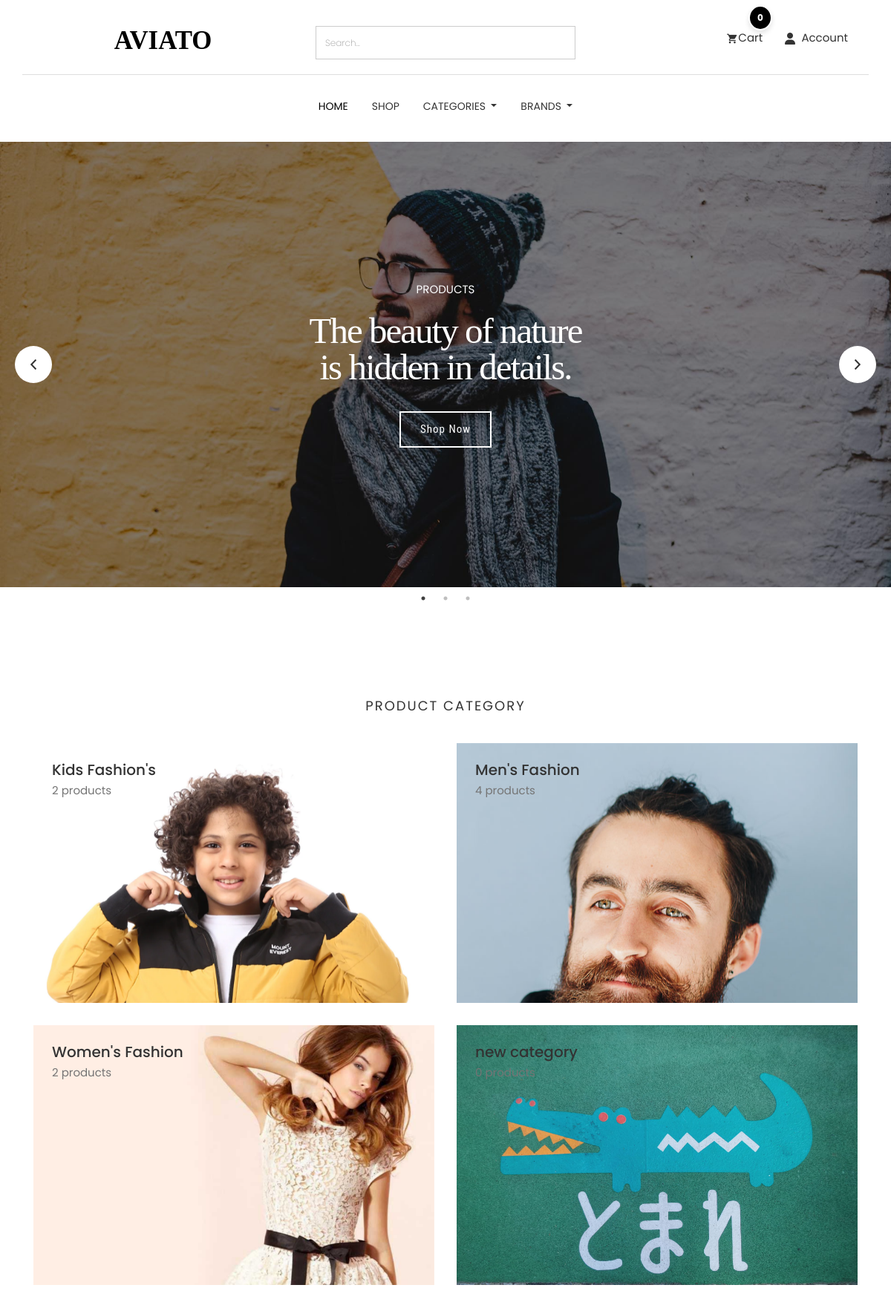
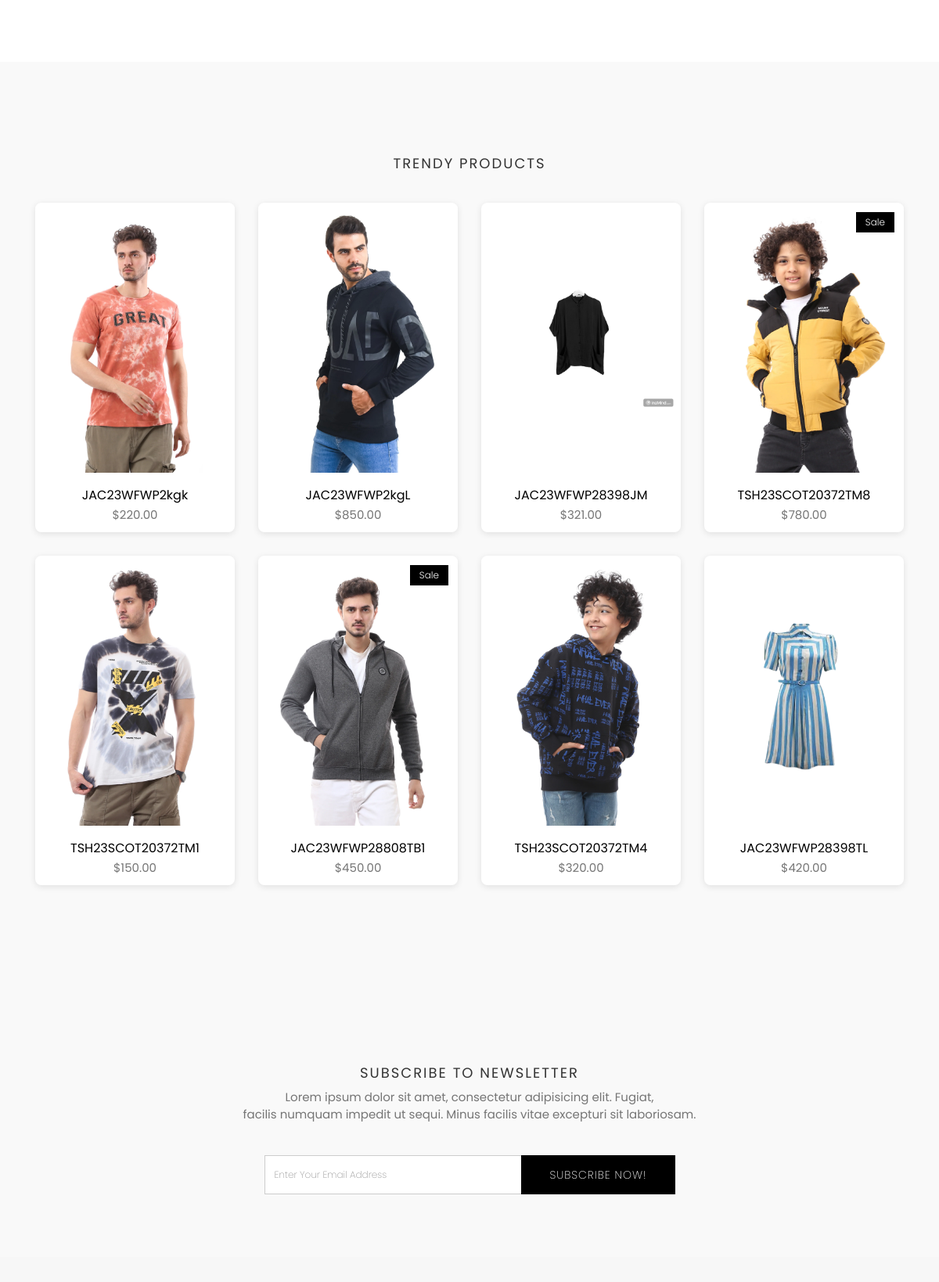
The page / (upper part) on the database its author committed (2 pictures, top to bottom).
### category/models.py (models this page shows, shortened)
class Category(models.Model):
    id = models.UUIDField(primary_key=True, default=uuid.uuid4, editable=False)
    name = models.CharField(max_length=255, unique=True)
    description = models.TextField(blank=True, null=True)
    image = models.ImageField(null=True,blank=True,upload_to='category-image/')
    class Meta:
        verbose_name = "Category"
        verbose_name_plural = "Categories"
        ordering = ['name']  # Categories will be ordered alphabetically by name.
    def product_count(self):
        return self.subcategories.aggregate(count=models.Count('product_subcategory'))['count'] or 0

### store/models.py (models this page shows, shortened)
class Product(models.Model):
    id = models.UUIDField(primary_key=True, default=uuid.uuid4, editable=False)
    name = models.CharField(unique=True, max_length=50)
    image = models.ImageField(upload_to='product/')
    stock = models.IntegerField(default=1)
    price = models.DecimalField(max_digits=10, decimal_places=2, default=Decimal('0.00'))
    description = models.TextField(max_length=10000, blank=True)
    created_at = models.DateTimeField(default=timezone.now)
    modified_date = models.DateTimeField(auto_now=True)
    slug = models.SlugField(null=True, blank=True, unique=True)
    views = models.PositiveIntegerField(default=0)
    is_available = models.BooleanField(default=True)
    on_sale = models.BooleanField(default=False)
    PRDBrand = models.ForeignKey('Brand', related_name='product_brand', on_delete=models.CASCADE, blank=True, null=True, verbose_name="Brand")
    like = models.ManyToManyField(User, blank=True, related_name='product_favourite')
    category = models.ForeignKey(Subcategory, related_name='product_subcategory', verbose_name="Subcategory", null=True, blank=True, on_delete=models.CASCADE)
    class Meta:
        ordering = ['-created_at']
        verbose_name = "Product"
        verbose_name_plural = "Products"

### settings/views.py (the view)
# urls.py: path('' , views.home , name='home'),
def home(request):
    products = Product.objects.all().order_by('-views')
    context = {
        'products':products
    }
    return render(request,'home.html',context)

### cart/cart_utils.py (called while the page is built)
def _cart_id(request):
    cart = request.session.session_key
    if not cart:
        cart = request.session.create()
    return cart

### category/category_context.py (called while the page is built)
def nav_links(request):
    categories_nav = Category.objects.all()
    subcategories_nav = Subcategory.objects.all()
    brands_nav = Brand.objects.all()
    context = {
        'categories_nav':categories_nav,
        'brands_nav':brands_nav,
        'subcategories_nav':subcategories_nav,
    }
    return context

### category/models.py (called while the page is built)
    def get_url(self):
        return reverse('products_by_subcategory',args=[self.id])

### store/models.py (called while the page is built)
    def get_url(self):
        return reverse('products_by_brand',args=[self.id])

    def __str__(self):
        return self.name

### settings/templates/home.html (shortened to what this page needs)
{% extends "base.html" %}
{% load static %}
{% block body %}
<div class="hero-slider">
  <div class="slider-item th-fullpage hero-area" style="background-image: url({% static 'images/slider/slider-1.jpg' %});">
    <div class="container">
      <div class="row">
        <div class="col-lg-8 text-center">
          <p data-duration-in=".3" data-animation-in="fadeInUp" data-delay-in=".1">PRODUCTS</p>
          <h1 data-duration-in=".3" data-animation-in="fadeInUp" data-delay-in=".5">The beauty of nature <br> is hidden in details.</h1>
          <a data-duration-in=".3" data-animation-in="fadeInUp" data-delay-in=".8" class="btn" href="{% url 'product_list' %}">Shop Now</a>
        </div>
      </div>
    </div>
  </div>
</div>
<section class="product-category section">
    <div class="container">
        <div class="row">
            <div class="col-md-12">
                <div class="title text-center">
                    <h2>Product Category</h2>
                </div>
            </div>
            {% for category in categories_nav %}
            <div class="col-md-6">
                <div class="category-box">
                    <a href="{% url 'products_by_category' category.id %}">
                        <img src="{% if category.image %}{{ category.image.url }}{% endif %}" alt="{{ category.name }}" />
                        <div class="content">
                            <h3>{{ category.name }}</h3>
                            <p>{{ category.product_count }} products</p>
                        </div>
                    </a>
                </div>
            </div>
            {% endfor %}
        </div>
    </div>
</section>
<section class="products section bg-gray">
	<div class="container">
		<div class="row">
			<div class="title text-center">
				<h2>Trendy Products</h2>
			</div>
		</div>
		<div class="row">
            {% for product in products %}
			<div class="col-md-3">
				<div class="product-item">
					<div class="product-thumb">
                        {% if product.on_sale %}
						<span class="bage">Sale</span>
                        {% endif %}
						<img class="img-responsive" src="{{product.image.url}}" alt="product-img" />
					</div>
					<div class="product-content">
						<h4><a href="{% url 'product_details' product.id %}">{{product.name}}</a></h4>
						<p class="price">${{product.price}}</p>
					</div>
				</div>
			</div>
			{% endfor %}
		</div>
	</div>
</section>
<section class="call-to-action bg-gray section">
	<div class="container">
		<div class="row">
			<div class="col-md-12 text-center">
				<div class="title">
					<h2>SUBSCRIBE TO NEWSLETTER</h2>
					<p>Lorem ipsum dolor sit amet, consectetur adipisicing elit. Fugiat, <br> facilis numquam impedit ut sequi. Minus facilis vitae excepturi sit laboriosam.</p>
				</div>
				<div class="col-lg-6 col-md-offset-3">
				    <div class="input-group subscription-form">
				      <input type="text" class="form-control" placeholder="Enter Your Email Address">
				      <span class="input-group-btn">
				        <button class="btn btn-main" type="button">Subscribe Now!</button>
				      </span>
				    </div>
			  </div>
			</div>
		</div>
	</div>
</section>
{% endblock body %}

### static/css/style.css (style rules this page uses)
body { line-height: 1.5; font-family: "Poppins", sans-serif; -webkit-font-smoothing: antialiased; }
p { font-family: "Poppins", sans-serif; color: #757575; font-size: 15px; }
h1, h2, h3, h4, h5, h6 { font-family: "Poppins", sans-serif; }
h1, h2, h3, h4, h5, h6 { font-weight: 400; }
a, a:focus, a:hover { text-decoration: none; outline: 0; color: #000; }
input[type=email], input[type=password], input[type=text], input[type=tel] { border-radius: 0; box-shadow: none; height: 45px; outline: none; font-weight: 200; font-size: 12px; }
.form-control { box-shadow: none; border-radius: 0; }
.btn-main, .btn-small, .btn-transparent, .btn-solid-border { background: #000; color: #fff; display: inline-block; font-size: 11px; letter-spacing: 1px; padding: 14px 35px; text-transform: uppercase; font-weight: 200; border-radius: 0; }
.bg-gray { background: #f9f9f9; }
.section { padding: 80px 0; }
.title { padding: 20px 0 30px; }
.title h2 { font-size: 18px; text-align: center; text-transform: uppercase; letter-spacing: 2px; }
.category-box { background-size: cover; margin-bottom: 30px; min-height: 350px; position: relative; overflow: hidden; width: 100%; }
.category-box img { transition: all 0.3s ease-in-out; width: 100%; height: auto; object-fit: contain; -webkit-backface-visibility: hidden; backface-visibility: hidden; }
.category-box a { display: block; position: absolute; top: 0; left: 0; width: 100%; height: 100%; }
.category-box .content { position: absolute; z-index: 999; top: 0; padding: 25px; }
.category-box .content h3 { margin: 0; color: #333; font-size: 20px; font-weight: 500; }
.category-box .content p { margin: 6px 0 0; }
.call-to-action .subscription-form input { height: 50px; }
.call-to-action .subscription-form .btn-main, .call-to-action .subscription-form .btn-solid-border, .call-to-action .subscription-form .btn-transparent, .call-to-action .subscription-form .btn-small { font-size: 14px; }
.slider-item { text-align: center; background-size: cover; position: relative; z-index: 1; }
.slider-item::after { position: absolute; content: ""; height: 100%; width: 100%; background-color: #000; opacity: 0.5; z-index: -1; top: 0; left: 0; }
.slider-item .container { position: relative; display: table; max-width: 1170px; height: 100%; }
.slider-item h1 { color: #fff; font-weight: bold; font-size: 60px; }
.slider-item p { color: #fff; }
.hero-slider .slider-item .container { height: 600px; }
.hero-slider .slider-item .container .row { height: 100%; display: flex; align-items: center; justify-content: center; }
.hero-slider .btn { font-size: 15px; font-weight: 400; color: rgb(255, 255, 255); letter-spacing: 1px; font-family: "Roboto Condensed"; border-color: rgb(255, 255, 255); border-style: solid; border-width: 2px; outline: none; box-shadow: rgb(153, 153, 153) 0px 0px 0px 0px; box-sizing: border-box; padding: 12px 26px; opacity: 1; transform: matrix3d(1, 0, 0, 0, 0, 1, 0, 0, 0, 0, 1, 0, 0, 0, 0, 1); transform-origin: 50% 50% 0px; border-radius: 0; transition: 0.3s; }
.hero-slider h1 { white-space: normal; font-size: 49px; line-height: 49px; font-weight: 400; color: rgb(255, 255, 255); letter-spacing: -2px; font-family: "Playfair Display"; margin-bottom: 35px; }
.product-item { background-color: #fff; border-radius: 8px; overflow: hidden; box-shadow: 0 2px 8px rgba(0, 0, 0, 0.1); transition: all 0.3s ease; margin-bottom: 30px; }
.product-item .product-thumb { position: relative; }
.product-item .product-thumb img { object-fit: contain !important; height: 350px !important; width: 350px !important; }
.product-item .product-thumb .bage { position: absolute; top: 12px; right: 12px; background: #000; color: #fff; font-size: 12px; padding: 4px 12px; font-weight: 300; display: inline-block; }
.product-item .product-thumb:before { transition: 0.3s all; opacity: 0; background: rgba(0, 0, 0, 0.6); content: ""; position: absolute; top: 0; right: 0; left: 0; bottom: 0; }
.product-item .product-content { text-align: center; }
.product-item .product-content h4 { font-size: 16px; font-weight: 400; margin-top: 15px; margin-bottom: 6px; }
.product-item .product-content h4 a { color: #000; }

### rows shown on the page
Category: image (picture), name "Kids Fashion's", product_count "2"
Category: image (picture), name "Men's Fashion", product_count "4"
Category: image (picture), name "Women's Fashion", product_count "2"
Category: image (picture), name "new category", product_count "0"
Product: image (picture), name "JAC23WFWP2kgk", price "220.00"
Product: image (picture), name "JAC23WFWP2kgL", price "850.00"
Product: image (picture), name "JAC23WFWP28398JM", price "321.00"
Product: on_sale "Sale", image (picture), name "TSH23SCOT20372TM8", price "780.00"
Product: image (picture), name "TSH23SCOT20372TM1", price "150.00"
Product: on_sale "Sale", image (picture), name "JAC23WFWP28808TB1", price "450.00"
Product: image (picture), name "TSH23SCOT20372TM4", price "320.00"
Product: image (picture), name "JAC23WFWP28398TL", price "420.00"

### other values the page prints
{{ quantity }} "0"
